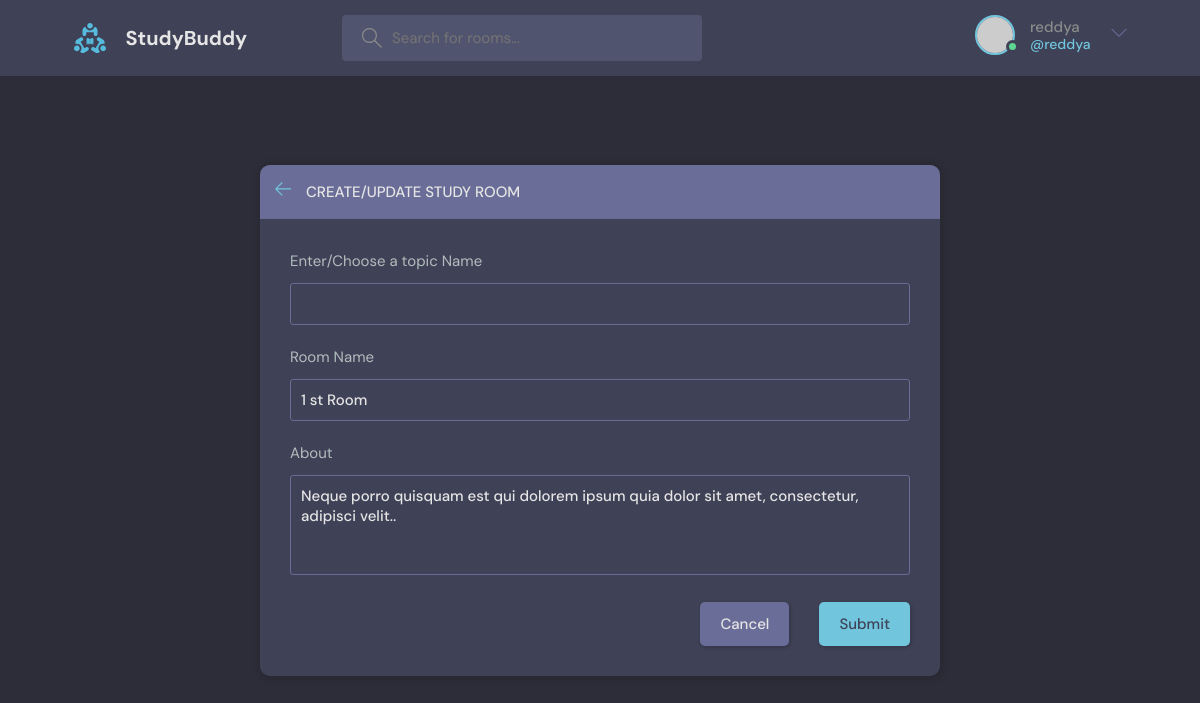
Before: /update-room/1 (signed in) with the older database file.
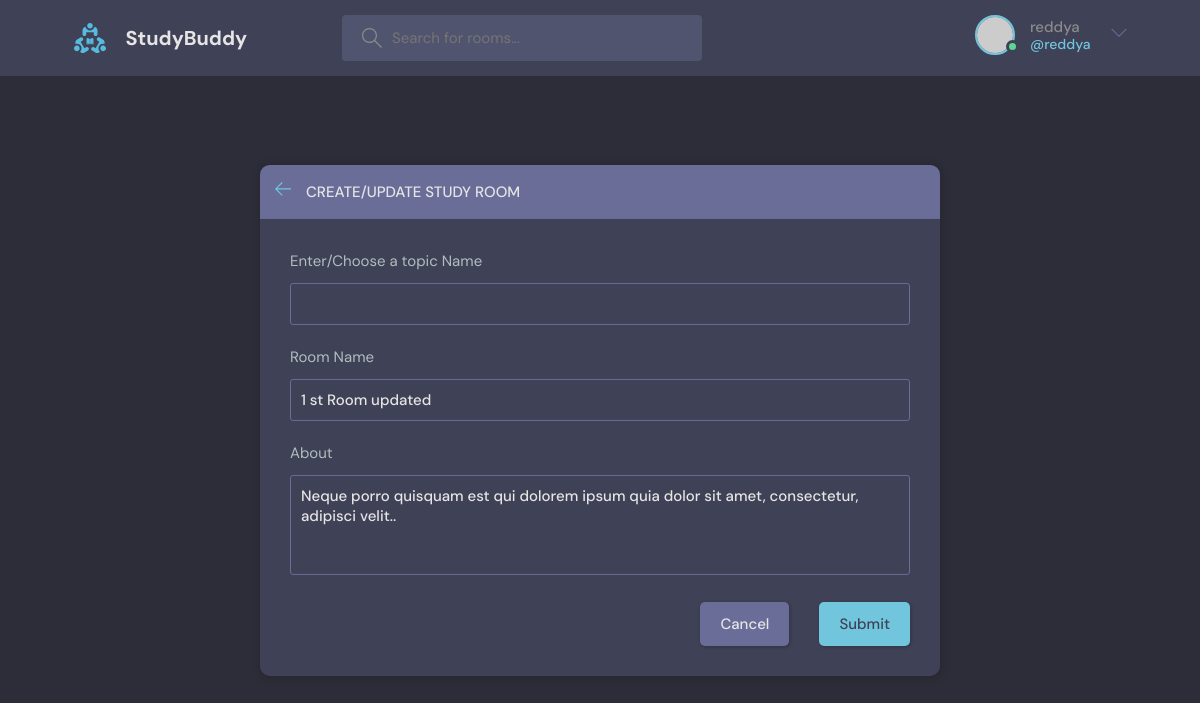
After: the same page with the newer database file.
### base/models.py (models this page shows, shortened)
class Room(models.Model):
    host = models.ForeignKey(User,on_delete=models.SET_NULL,null=True)
    topic = models.ForeignKey(Topic,on_delete=models.SET_NULL,null=True)
    name = models.CharField(max_length=200)
    description = models.TextField(null=True,blank=True)
    participants = models.ManyToManyField(User,related_name='participants',blank=True)
    updated = models.DateTimeField(auto_now=True)
    created = models.DateTimeField(auto_now_add=True)
    class Meta:
        ordering = [ '-updated','created']

### base/views.py (the view, shortened to what this page needs)
# urls.py: path('update-room/<str:pk>',view=views.update_room,name='update-room'),
@login_required(login_url='login')
def update_room(request,pk):
    room = Room.objects.get(id=pk)
    form = RoomForm(instance=room)
    topics = Topic.objects.all()
    if request.user != room.host:
        return HttpResponse('you are not allowed here!')
    context ={'form':form,'topics':topics}
    return render(request,'base/room_form.html',context)

### base/forms.py
class RoomForm(ModelForm):
    class Meta:
        model = Room
        fields = '__all__'
        exclude = ['host','participants']

### base/templates/base/room_form.html (shortened to what this page needs)
{% extends 'main.html' %}
{% block content%}
  <main class="create-room layout">
    <div class="container">
      <div class="layout__box">
        <div class="layout__boxHeader">
          <div class="layout__boxTitle">
            <a href="{% url 'home' %}">
              <svg version="1.1" xmlns="http://www.w3.org/2000/svg" width="32" height="32" viewBox="0 0 32 32">
                <title>arrow-left</title>
                <path
                  d="M13.723 2.286l-13.723 13.714 13.719 13.714 1.616-1.611-10.96-10.96h27.625v-2.286h-27.625l10.965-10.965-1.616-1.607z">
                </path>
              </svg>
            </a>
            <h3>Create/Update Study Room</h3>
          </div>
        </div>
        <div class="layout__body">
          <form class="form" action="#" method="POST">
             <div class="form__group">
              <label for="room_topic">Enter/Choose a topic Name</label>
              <input required type="text" name="topic"value="{{room.topic.name}}" id="room_topic" list="topic-list" />
            </div>
             <div class="form__group">
              <label for="room_name">Room Name</label>
               {{form.name}}
            </div>
            <div class="form__group">
              <label for="room_about">About</label>
              {{form.description}}
            </div>
            <div class="form__action">
              <a class="btn btn--dark" href="{% url 'home' %}">Cancel</a>
              <button class="btn btn--main" type="submit">Submit</button>
            </div>
          </form>
        </div>
      </div>
    </div>
  </main>
{% endblock content %}

Changed rows visible on the page:
changed Room: name "1 st Room" → "1 st Room updated"
